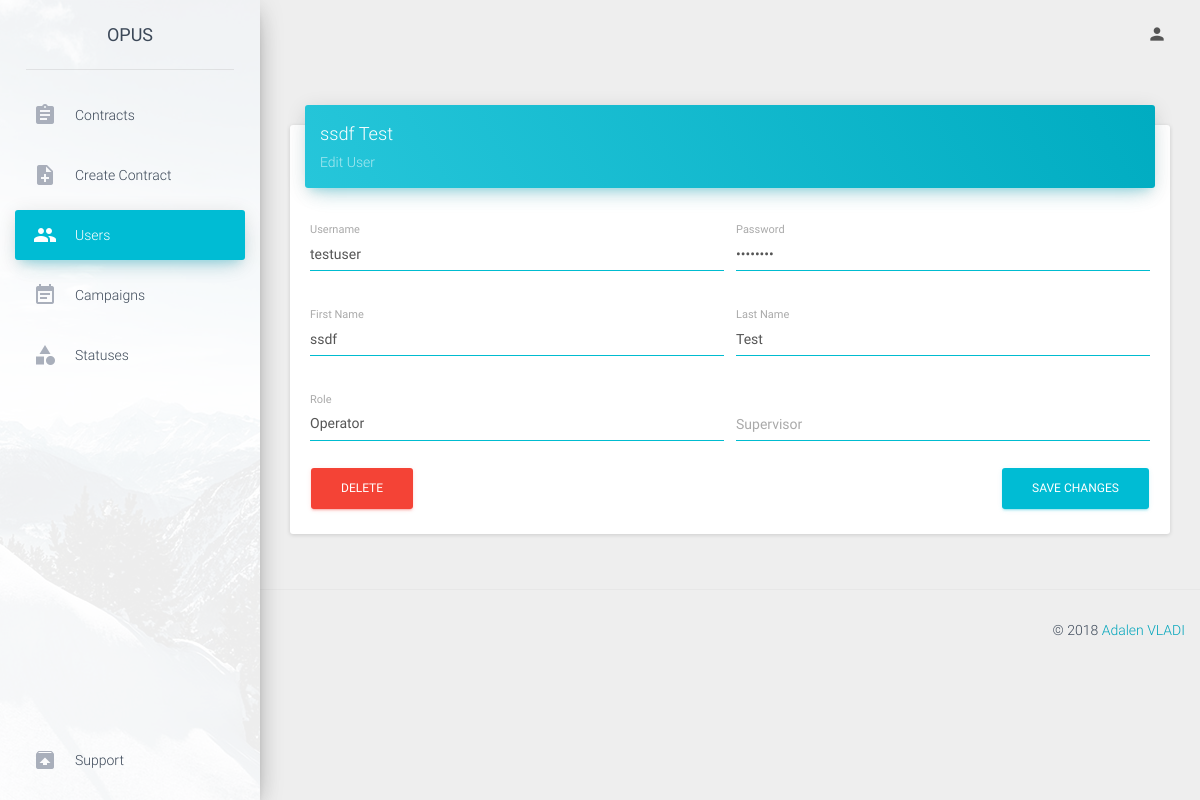
/admin/editUser/12 (signed in), run on an earlier commit of the app's database.
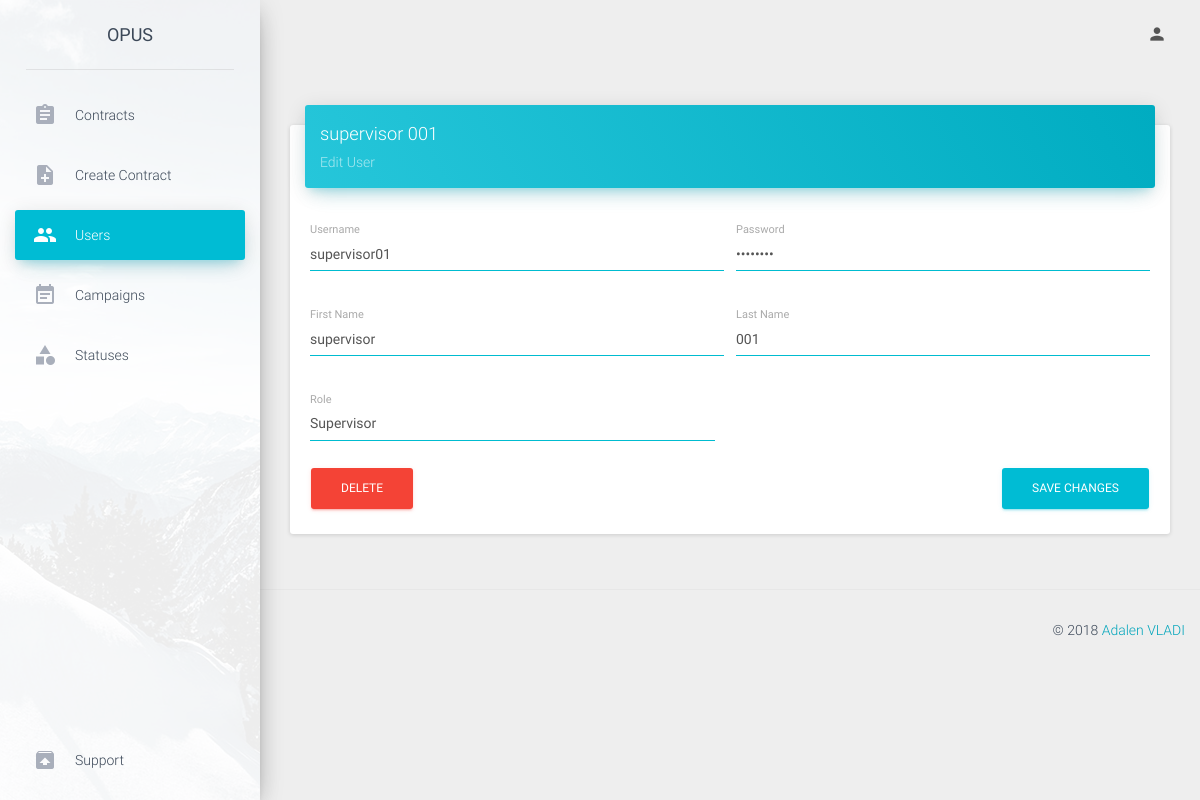
And on a later commit of the database.
### tables this page shows
CREATE TABLE `users` (
  `user_id` int(11) NOT NULL,
  `username` varchar(50) NOT NULL,
  `password` text NOT NULL,
  `first_name` varchar(50) NOT NULL,
  `last_name` varchar(50) NOT NULL,
  `role` enum('operator','supervisor','backoffice','admin') NOT NULL DEFAULT 'operator',
  `supervisor` int(11) NOT NULL COMMENT 'user_id'
);

### public/index.php (called while the page is built, shortened)
<?php
require APP . 'core/controller.php';
$app = new Application();

### application/core/controller.php (called while the page is built, shortened)
<?php
class Controller
{
    public $db = null;
    private function openDatabaseConnection()
    {
        $options = array(PDO::ATTR_DEFAULT_FETCH_MODE => PDO::FETCH_OBJ, PDO::ATTR_ERRMODE => PDO::ERRMODE_WARNING);
        $this->db = new PDO(DB_TYPE . ':host=' . DB_HOST . ';dbname=' . DB_NAME . ';charset=' . DB_CHARSET, DB_USER, DB_PASS, $options);
    }
    public function loadModel()
    {
        require APP . 'model/model.php';
        $this->model = new Model($this->db);
    }
}

### application/model/model.php (called while the page is built, shortened)
<?php
class Model
{
    function __construct($db)
    {
        try {
            $this->db = $db;
        } catch (PDOException $e) {
            exit('Database connection could not be established.');
        }
    }
    public function AdmingetUser($user_id){
        $sql="SELECT * FROM users WHERE user_id=:user_id";
        $query=$this->db->prepare($sql);
        $query->execute(array(':user_id' => $user_id));
        return $query->fetch();
    }
}

### application/view/admin/editUser.php (the view, shortened to what this page needs)
<div class="content">
    <div class="container-fluid">
        <div class="row">
            <div class="col-md-12">
                <div class="card">
                    <div class="card-header" data-background-color="blue">
                        <h4 class="title"><?=$user->first_name.' '.$user->last_name;?></h4>
                        <p class="category">Edit User</p>
                    </div>
                    <div class="card-content">
                        <form action="" method="POST">
                            <div class="row">
                                <div class="col-md-6">
                                    <div class="form-group label-floating">
                                        <label class="control-label">Username</label>
                                        <input type="text" name="username" value="<?=$user->username;?>" class="form-control" >
                                    </div>
                                </div>
                                <div class="col-md-6">
                                    <div class="form-group label-floating">
                                        <label class="control-label">Password</label>
                                        <input type="password" name="password" value="<?=$user->password;?>" class="form-control">
                                    </div>
                                </div>
                            </div>
                            <div class="row">
                                <div class="col-md-6">
                                    <div class="form-group label-floating">
                                        <label class="control-label">First Name</label>
                                        <input type="text" name="first_name" value="<?=$user->first_name;?>" class="form-control">
                                    </div>
                                </div>
                                <div class="col-md-6">
                                    <div class="form-group label-floating">
                                        <label class="control-label">Last Name</label>
                                        <input type="text" name="last_name" value="<?=$user->last_name;?>" class="form-control">
                                    </div>
                                </div>
                            </div>
                            <div class="row">
                                <div class="col-md-6">
                                    <div class="form-group label-floating">
                                        <label class="control-label">Role</label>
                                        <select name="role" class="form-control selectRole">
                                            <option value="operator">Operator</option>
                                            <option value="supervisor">Supervisor</option>
                                        </select>
                                    </div>
                                </div>
                                <?php if ($user->role=='operator') {?>
                                    <div class="col-md-6">
                                        <div class="form-group label-floating">
                                            <label class="control-label">Supervisor</label>
                                            <select class="form-control" required name="supervisor" id="supervisor">
                                            </select>
                                        </div>
                                    </div>
                                <?php } ?>
                            </div>
                            <a onclick="deleteUser(<?=$user->user_id;?>)" class="btn btn-danger pull-left">Delete</a>
                            <button type="submit" class="btn btn-info pull-right">Save Changes</button>
                            <div class="clearfix"></div>
                        </form>
                    </div>
                </div>
            </div>
        </div>
    </div>
</div>

What changed in the data, as far as the page shows it:
changed users: first_name "ssdf" → "supervisor"; last_name "Test" → "001"; username "testuser" → "supervisor01"; role "operator" → "supervisor" (drawn)
Also different on the page:
form field role: "Operator" → "Supervisor"
text no longer shown: "Supervisor"
